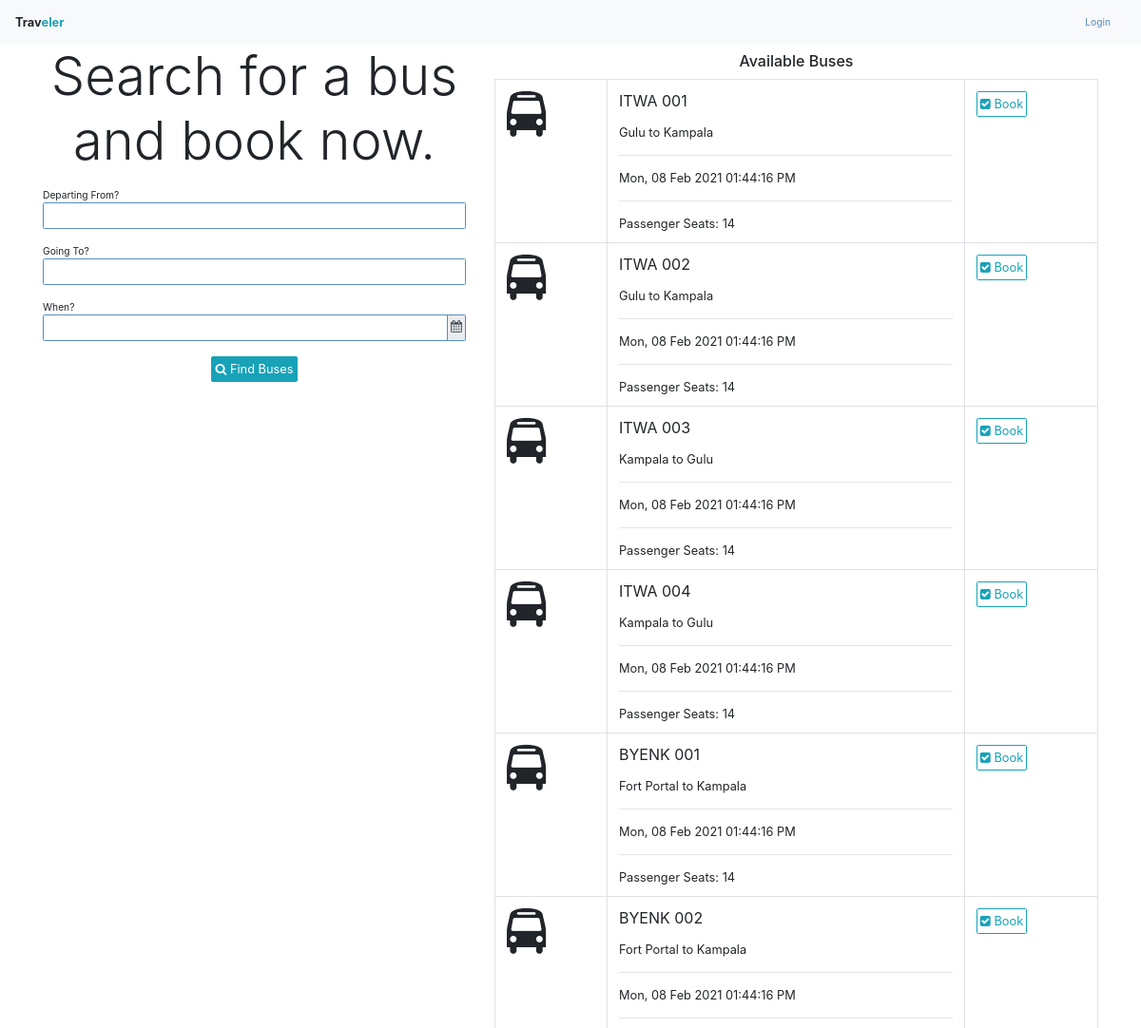
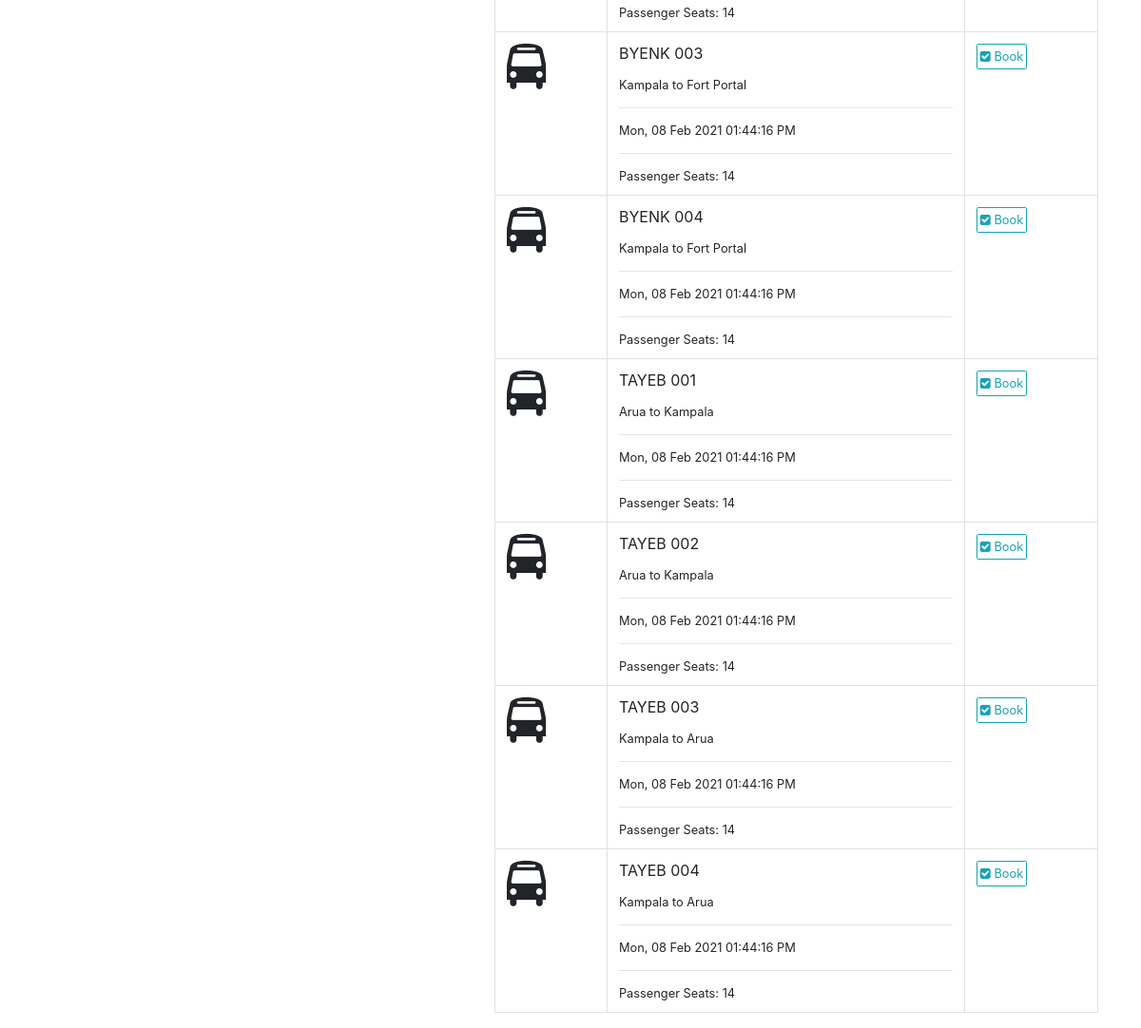
The page /bus/search on the database as committed earlier (2 pictures, top to bottom).
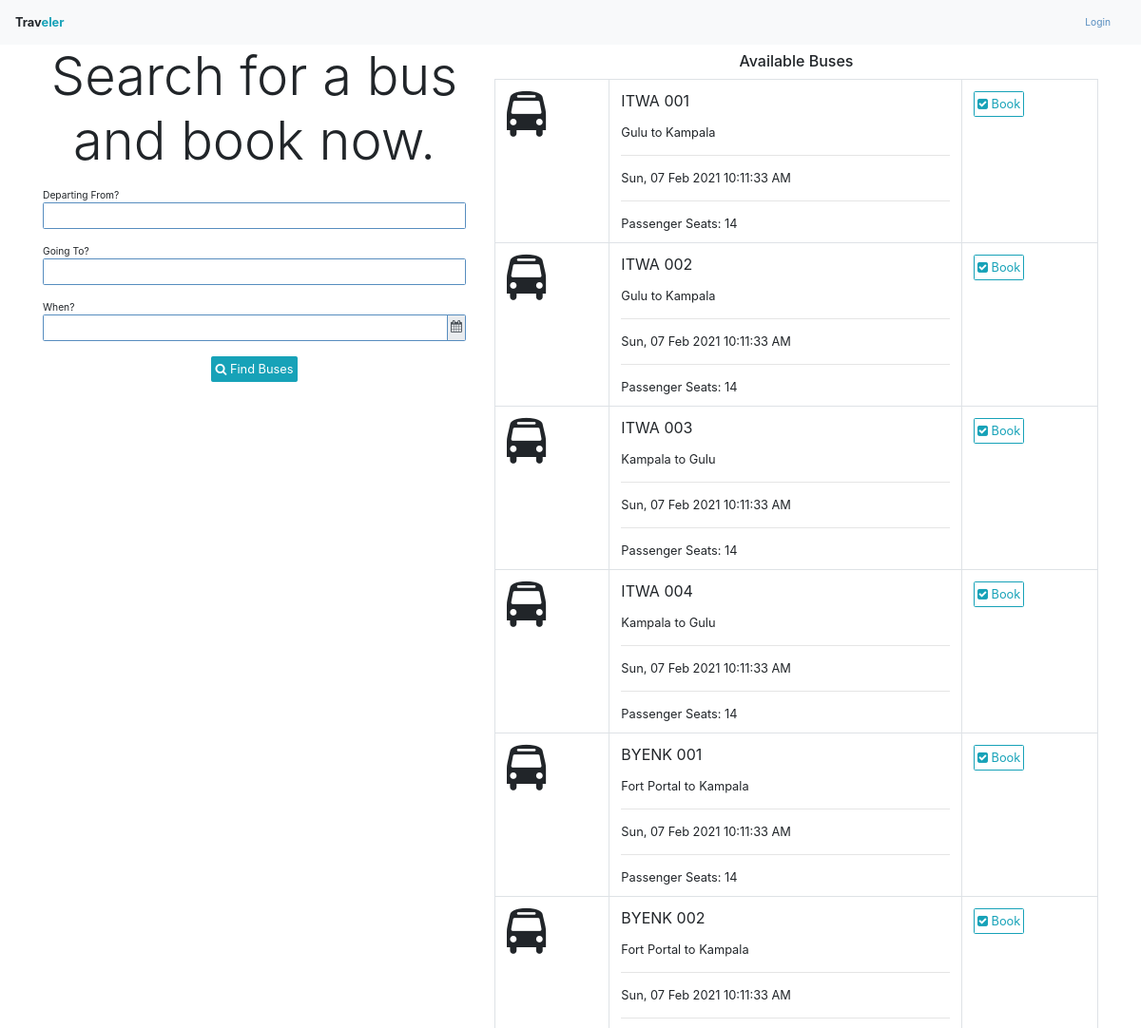
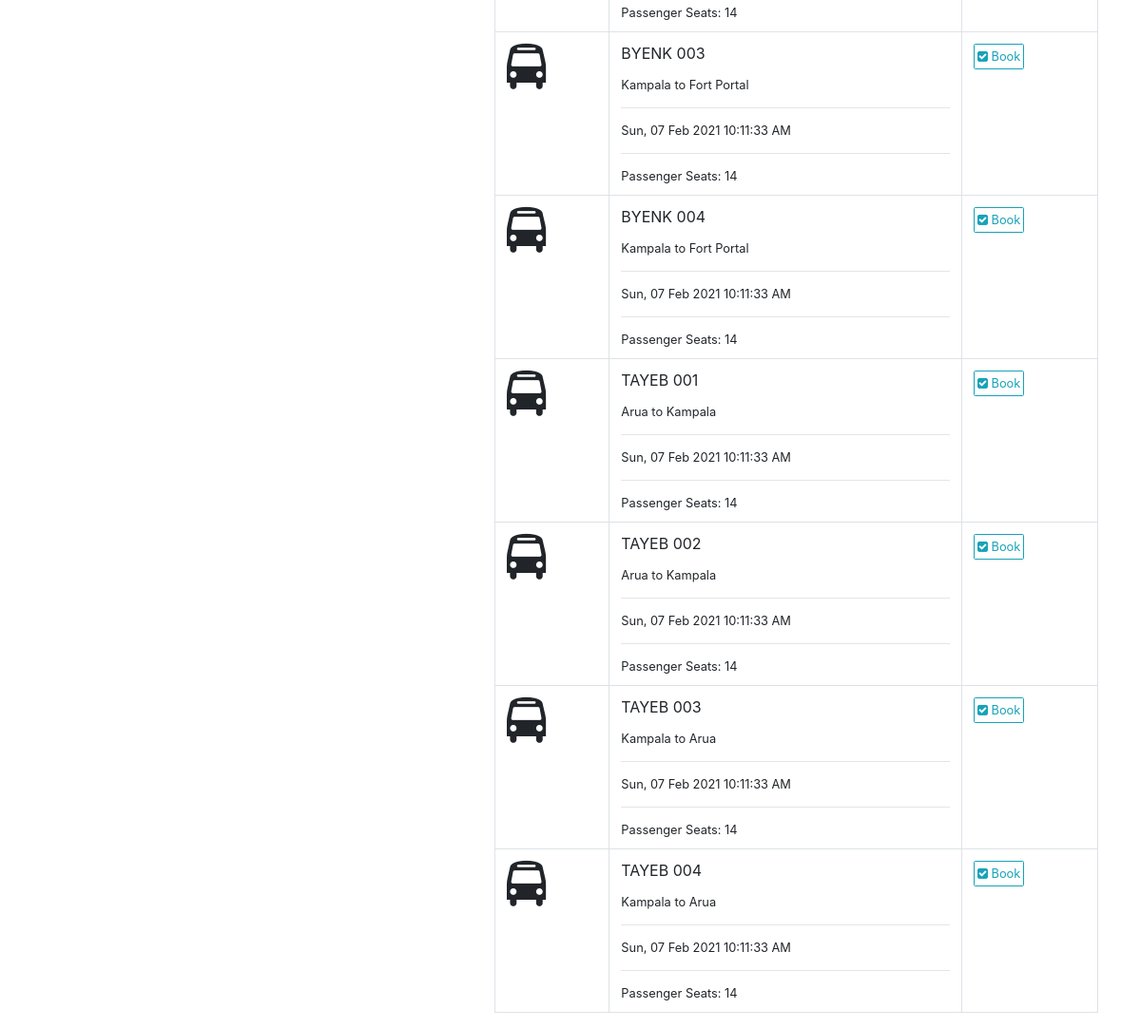
The same page on the database as committed later (2 pictures, top to bottom).
### app/models/models.py (models this page shows, shortened)
class Bus(db.Model):
    id = db.Column(db.Integer, primary_key=True)
    number = db.Column(db.String(16))
    columns = db.Column(db.Integer)
    rows = db.Column(db.Integer)
    broadcast = db.Column(db.Boolean)
    departure_time = db.Column(db.DateTime)
    schedule_cancelled_reason = db.Column(db.String(1024))
    booking_deadline = db.Column(db.DateTime)
    free_bus_time = db.Column(db.DateTime)
    branch_id = db.Column(db.Integer, db.ForeignKey("branch.id"))
    company_id = db.Column(db.Integer, db.ForeignKey("company.id"))
    status_id = db.Column(db.Integer, db.ForeignKey("status.id"))
    journey_id = db.Column(db.Integer, db.ForeignKey("journey.id"))
    grids = db.relationship("Grid", backref="bus", cascade="delete", lazy="dynamic")
    bookings = db.relationship("Booking", backref="bus")
    payments = db.relationship("Payment", backref="bus")
    def seats(self):
        return list(filter(lambda grid:grid.grid_type==1, self.grids))

class Journey(db.Model):
    id = db.Column(db.Integer, primary_key=True)
    from_ = db.Column(db.String(64))
    to = db.Column(db.String(64))
    distance = db.Column(db.Float)
    duration = db.Column(db.Float)
    branch_id = db.Column(db.Integer, db.ForeignKey("branch.id"))
    buses = db.relationship("Bus", backref="journey")
    pickups = db.relationship("Pickup", backref="journey")
    pricings = db.relationship("Pricing", backref="journey")
    payments = db.relationship("Payment", backref="journey")
    def __str__(self):
        return f"{self.from_} to {self.to}"

### app/WEB/views/bus.py (the view)
@bus_bp.route("/search", methods=["GET"])
def search_buses():
	search_buses_form = SearchBusesForm(request.args)
	from_ = None
	to = None
	departure_time = None
	if search_buses_form.validate():
		data = search_buses_form.data
		from_ = data.get("from_")
		to = data.get("to")
		departure_time = data.get("departure_time")
	buses = find_buses(from_=from_, to=to, departure_time=departure_time)
	if departure_time:
		search_buses_form.departure_time.data = departure_time.strftime(app.config.get("TIME_FORMAT"))
	template = "index/search-buses-results.html"
	if current_user.is_authenticated:
		template = "bus/passenger-buses.html"
	return render_template(template, buses=buses, search_buses_form=search_buses_form)

### app/WEB/forms/bus.py (shortened to what this page needs)
class SearchBusesForm(FlaskForm):
	UTC_offset = StringField(widget=HiddenInput())
	from_ = StringField("Departing From?", validators=[])
	to = StringField("Going To?", validators=[])
	departure_time = StringField("When?", validators=[])
	submit = SubmitField('Find Bus')
	def __init__(self, *args, **kwargs):
		super().__init__(*args, **kwargs)
		self.datetime_format = app.config.get("TIME_FORMAT")
	def validate_departure_time(form, field):
		departure_time = field.data

### app/WEB/context_processors.py (called while the page is built)
@app.context_processor
def application():
	return  {
		"HOST": app.config.get("HOST_ADDRESS")
	}

@app.context_processor
def company():
	context = dict()
	if current_user.is_authenticated:
		context["profile"] = current_user.profile
		branch = current_user.profile.branch
		if branch:
			context["branch"] = branch
			context["company"] = branch.company
	return context

### app/WEB/template_filters.py (called while the page is built)
def datetimeformat(value, format='%H:%M / %d-%m-%Y'):
	if isinstance(value, datetime):
		return value.strftime(format)

### app/helpers/datetimes.py (called while the page is built)
def now():
	return datetime.datetime.now().astimezone(timezone)

### app/utils.py (called while the page is built, shortened)
def find_buses(from_=None, to=None, departure_time=None, company_id=None):
	journeys_query = Journey.query
	if from_:
	    journeys_query = journeys_query.filter(Journey.from_==from_)
	if to:
	    journeys_query = journeys_query.filter(Journey.to==to)
	journeys = journeys_query.all()
	buses_query = Bus.query.filter(Bus.journey_id.in_([journey.id for journey in journeys]), Bus.booking_deadline > now())
	if company_id:
	    buses_query = buses_query.filter_by(company_id=company_id)
	return buses_query.all()

### app/templates/index/search-buses-results.html
{% extends 'index/home-base.html' %}
{% block content %}
<div class="container">
	<div class="row">
		<div class="col-md-5">
			{% include 'index/search-buses-form.html' %}
		</div>
		<div class="col-md-7">
			{% include 'index/available-buses.html' %}
		</div>
	</div>
</div>
{% endblock %}

### app/templates/index/home-base.html
{% extends 'base.html' %}
{% block body %}
<div class="container-fluid p-0">
	<div class="nav navbar navbar-light bg-light">
		<strong>Trav<span class="text-info">eler</span></strong>
		{% block nav_options %}
			<a href="{{ url_for('index.login') }}" class="nav-link"><small>Login</small></a>
		{% endblock %}
	</div>
	{% block content %}
	{% endblock %}
</div>
{% endblock %}

### app/templates/base.html (shortened to what this page needs)
<html>
	<head>
		<link rel="stylesheet" type="text/css" href="{{ url_for('static', filename='css/bootstrap.min.css') }}">
		<link rel="stylesheet" type="text/css" href="{{ url_for('static', filename='css/cropper.min.css') }}">
		<link rel="stylesheet" type="text/css" href="{{ url_for('static', filename='css/tempusdominus-bootstrap-4.min.css') }}">
		<link rel="stylesheet" type="text/css" href="{{ url_for('static', filename='css/style.css') }}">
		<link rel="stylesheet" type="text/css" href="{{ url_for('static', filename='css/font-awesome.min.css') }}">
	</head>
	<body>
		{% block body %}
		{% endblock %}
	</body>
</html>

### app/templates/index/search-buses-form.html (shortened to what this page needs)
{% from 'helpers.html' import render_string_field, render_UTC_field, render_datetime_field %}
<p class="display-4 text-center">Search for a bus and book now.</p>
<div class="login-content">
<form method="GET" action="{{ url_for('bus.search_buses') }}" >
	{{ render_string_field(search_buses_form.from_) }}
	{{ render_string_field(search_buses_form.to) }}
	{{ render_datetime_field(search_buses_form.departure_time, "departure-time-datetimepicker") }}
	<div align="center" class="border-0">
		<button class="btn btn-info"><span class="fa fa-search"></span> Find Buses</button>
	</div>
</form>
</div>

### app/templates/helpers.html (shortened to what this page needs)
{% macro render_string_field(field) %}
	<div class='form-group'>
		<small>{{field.label.text}}</small>
		{% if field.errors %}
			{{ field(class="form-control is-invalid", **kwargs)|safe }}
			<div class="invalid-feedback">
				{% for error in field.errors %}
					{{ error }}
				{% endfor %}
			</div>
		{% else %}
		{{ field(class="form-control", **kwargs)|safe }}
		{% endif %}
	</div>
{% endmacro %}
{% macro render_datetime_field(field, datetimepicker_id, datetime_format="MMMM DD YYYY, hh:mm A") %}
	<div class="form-group">
		<small>{{field.label.text}}</small>
		{% if field.errors %}
			<div class="input-group date" id="{{datetimepicker_id}}" data-target-input="nearest">
				{{ field(type="text", class="form-control is-invalid datetimepicker-input", data_target="#{{datetimepicker_id}}", **kwargs)|safe }}
				<div class="input-group-append" data-target="#{{datetimepicker_id}}" data-toggle="datetimepicker">
					<div class="input-group-text">
						<i class="fa fa-calendar"></i>
					</div>
				</div>
				<div class="invalid-feedback">
					{% for error in field.errors %}
						{{ error }}
					{% endfor %}
				</div>
			</div>
		{% else %}
		<div class="input-group date" id="{{datetimepicker_id}}" data-target-input="nearest">
			{{ field(type="text", class="form-control datetimepicker-input", data_target='#'+datetimepicker_id, **kwargs)|safe }}
			<div class="input-group-append" data-target="#{{datetimepicker_id}}" data-toggle="datetimepicker">
				<div class="input-group-text">
					<i class="fa fa-calendar"></i>
				</div>
			</div>
		</div>
		{% endif %}
	</div>
{% endmacro %}

### app/templates/index/available-buses.html
<h5 class="p-2 m-0 text-center">Available Buses</h5>
<table class="table table-responsive-sm border">
    <tbody>
        {% for bus in buses %}
            <tr>
                <td>
                	<span class="fa fa-bus fa-3x"></span>
                </td>
                <td class="border m-auto">
                    <p>{{bus.number}}</p>
                    <small>{{bus.journey}}</small>
                    <hr>
                    <small>{{bus.departure_time|datetimeformat('%a, %d %b %Y %r')}}</small>
                    <hr>
                    <small>Passenger Seats: {{bus.seats()|length}} </small>
                </td>
                <td><a href="{{url_for('bus.get_passenger_bus', bus_id=bus.id)}}" class='btn btn-outline-info'><span class="fa fa-check-square"></span> Book</a></td>
            </tr>
        {% else %}
            <div class="container" align="center">
                <p class="display-5 text-muted p-2">No Buses Available!</p>
            </div>
        {% endfor %}
    </tbody>
</table>

### app/static/css/style.css (style rules this page uses)
.login-content { max-width: 510px; margin: 2vh auto; }

Rows that differ between the two databases and show on the page:
changed Bus "ITWA 001": departure_time "Mon, 08 Feb 2021 01:44:16 PM" → "Sun, 07 Feb 2021 10:11:33 AM"
changed Bus "ITWA 002": departure_time "Mon, 08 Feb 2021 01:44:16 PM" → "Sun, 07 Feb 2021 10:11:33 AM"
changed Bus "ITWA 003": departure_time "Mon, 08 Feb 2021 01:44:16 PM" → "Sun, 07 Feb 2021 10:11:33 AM"
changed Bus "ITWA 004": departure_time "Mon, 08 Feb 2021 01:44:16 PM" → "Sun, 07 Feb 2021 10:11:33 AM"
changed Bus "BYENK 001": departure_time "Mon, 08 Feb 2021 01:44:16 PM" → "Sun, 07 Feb 2021 10:11:33 AM"
changed Bus "BYENK 002": departure_time "Mon, 08 Feb 2021 01:44:16 PM" → "Sun, 07 Feb 2021 10:11:33 AM"
changed Bus "BYENK 003": departure_time "Mon, 08 Feb 2021 01:44:16 PM" → "Sun, 07 Feb 2021 10:11:33 AM"
changed Bus "BYENK 004": departure_time "Mon, 08 Feb 2021 01:44:16 PM" → "Sun, 07 Feb 2021 10:11:33 AM"
changed Bus "TAYEB 001": departure_time "Mon, 08 Feb 2021 01:44:16 PM" → "Sun, 07 Feb 2021 10:11:33 AM"
changed Bus "TAYEB 002": departure_time "Mon, 08 Feb 2021 01:44:16 PM" → "Sun, 07 Feb 2021 10:11:33 AM"
changed Bus "TAYEB 003": departure_time "Mon, 08 Feb 2021 01:44:16 PM" → "Sun, 07 Feb 2021 10:11:33 AM"
changed Bus "TAYEB 004": departure_time "Mon, 08 Feb 2021 01:44:16 PM" → "Sun, 07 Feb 2021 10:11:33 AM"
